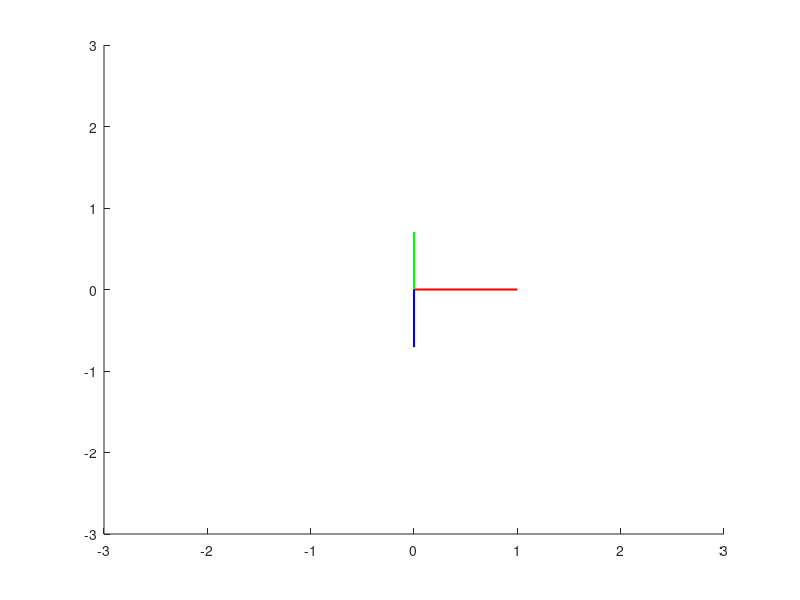
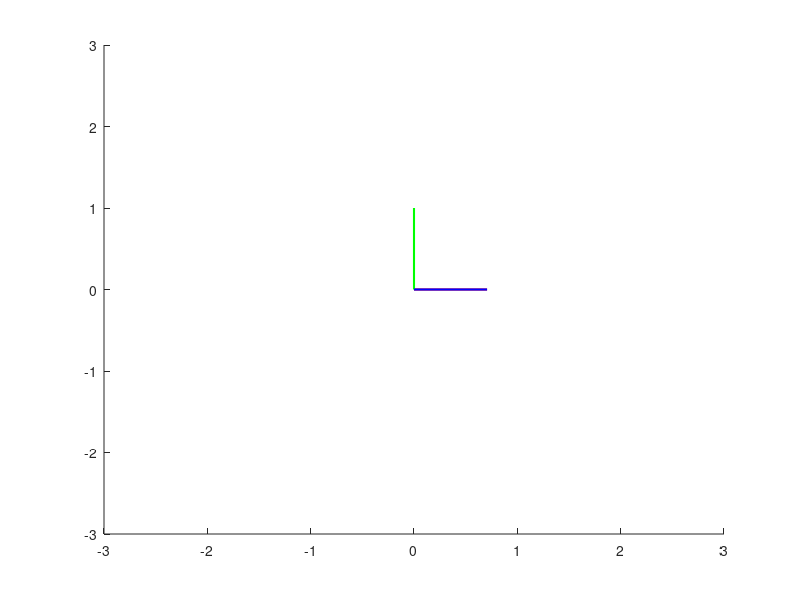
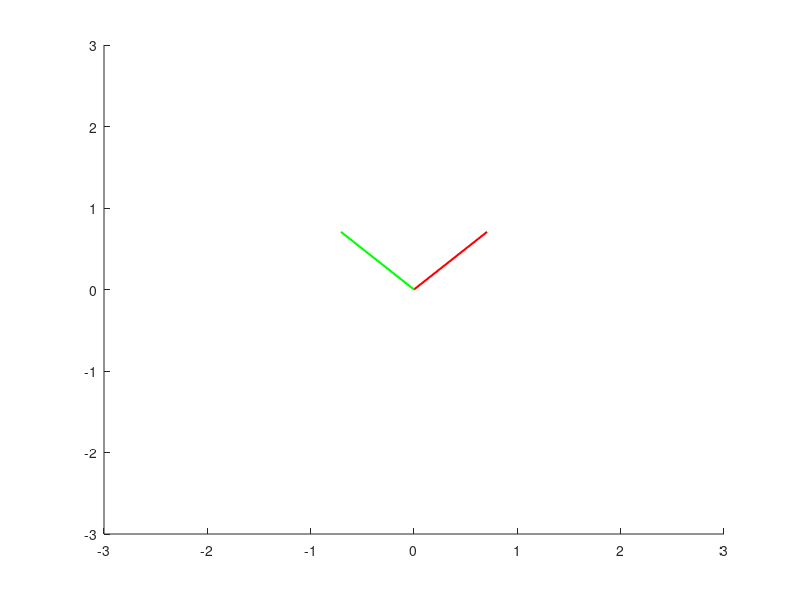

These charts were generated, in order, by the following MATLAB code:
%Make a rotation matrix

%specified the angle 
theta=pi/4;

%Typical Rotation matrix for x-axis as fixed

Rx=[1 0 0;0 cos(theta) -sin(theta);0 sin(theta) cos(theta)];

%Typical Rotation matrix for y-axis as fixed

Ry=[cos(theta) 0 sin(theta);0 1 0 ; -sin(theta) 0 cos(theta)];

%Typical Rotation matrix for z-axis as fixed

Rz=[cos(theta) -sin(theta) 0; sin(theta) cos(theta) 0;0 0 1];

%Declaration of matrices for different uses
R=Rx;
R1=Ry;
R2=Rz;

%---------Plotting---------

%X-axis fixed
figure
line([0,R(1,1)],[0,R(2,1)],[0,R(3,1)],'Linewidth',[1.5],'Color','r')
line([0,R(1,2)],[0,R(2,2)],[0,R(3,2)],'Linewidth',[1.5],'Color','g')
line([0,R(1,3)],[0,R(2,3)],[0,R(3,3)],'Linewidth',[1.5],'Color','b')
axis([-3 3 -3 3]);

%Y-axis fixed

%Figure-2 for another graph.
figure

line([0,R1(1,1)],[0,R1(2,1)],[0,R1(3,1)],'Linewidth',[1.5],'Color','r')
line([0,R1(1,2)],[0,R1(2,2)],[0,R1(3,2)],'Linewidth',[1.5],'Color','g')
line([0,R1(1,3)],[0,R1(2,3)],[0,R1(3,3)],'Linewidth',[1.5],'Color','b')
axis([-3 3 -3 3]);

%Z-axis fixed

%Figure-3 for another graph(z-axis).

figure

line([0,R2(1,1)],[0,R2(2,1)],[0,R2(3,1)],'Linewidth',[1.5],'Color','r')
line([0,R2(1,2)],[0,R2(2,2)],[0,R2(3,2)],'Linewidth',[1.5],'Color','g')
line([0,R2(1,3)],[0,R2(2,3)],[0,R2(3,3)],'Linewidth',[1.5],'Color','b')
axis([-3 3 -3 3]);


